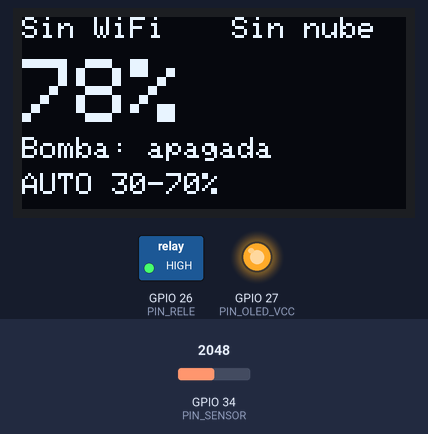
A sketch run on a simulated ESP32. On the bench: 128×64 one-colour display, switched loads named in the sketch (green lamp = pin HIGH), output pins drawn as LEDs (lit = HIGH). The test bench sets the inputs (shaded band); at power-on: GPIO 34 (PIN_SENSOR) = 2048. WiFi joins after 1.5 s; servers stay silent unless stated; EEPROM starts erased; no MQTT or app messages arrive unless stated; pins used as bus, display or sensor lines are not drawn; what the sketch prints to the serial monitor is not drawn.

Above: at 1.3 s.
1.4 s: GPIO 34 (PIN_SENSOR) set to 3255
At 3.1 s:
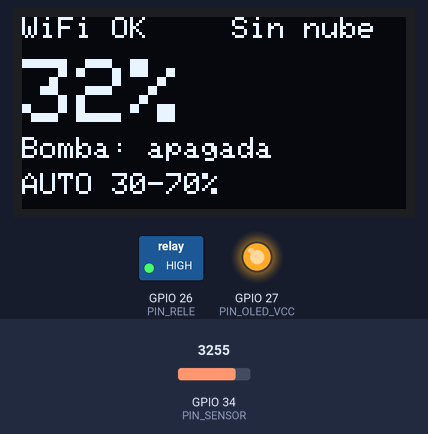
3.6 s: GPIO 34 (PIN_SENSOR) set to 3353
At 4.7 s:
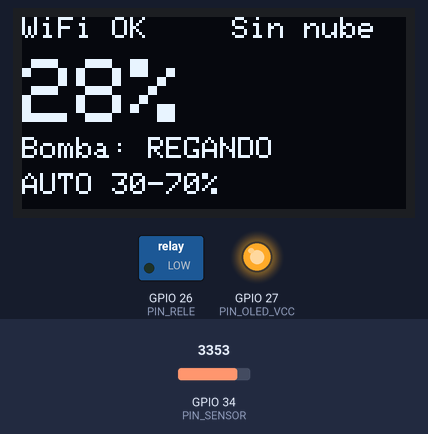
5.6 s: GPIO 34 (PIN_SENSOR) set to 2301
At 7.3 s:
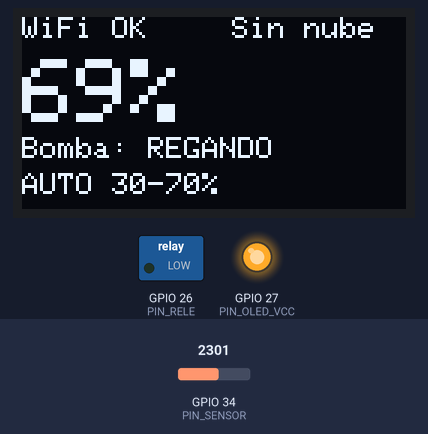
7.6 s: GPIO 34 (PIN_SENSOR) set to 2187
At 10.5 s:
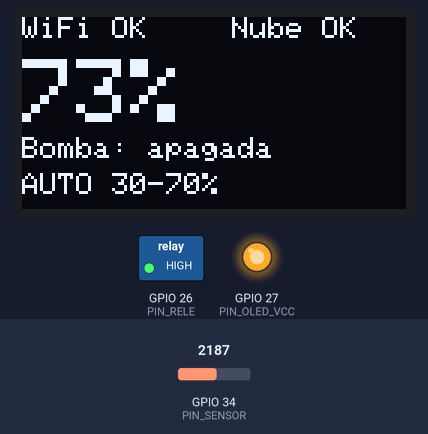
10.6 s: GPIO 34 (PIN_SENSOR) set to 3603
At 11.9 s:
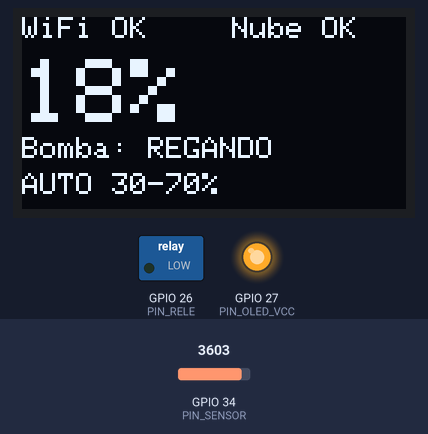
12.6 s: GPIO 34 (PIN_SENSOR) set to 360
At 14.6 s:
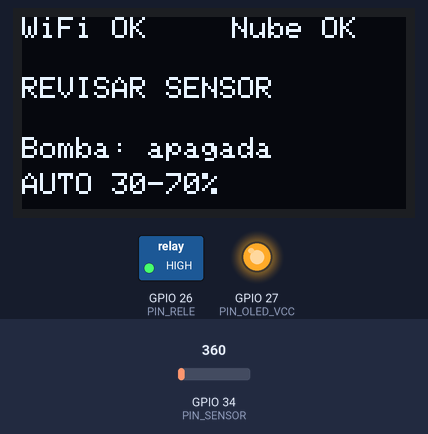
Timing chart, 0 to 15.6 s (numbered marks = the images above; inputs shaded):
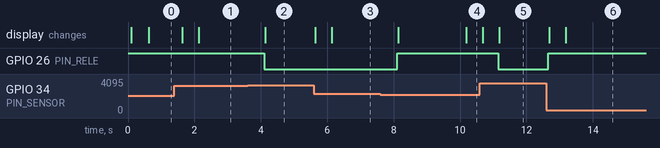

The sketch:

smart_garden_esp32.ino
```cpp
/*
  Smart Garden - Firmware ESP32 (riego local + WiFi + MQTT)

  Conexiones (las mismas que ya funcionan):
  - Sensor MH:  AO -> GPIO34, VCC -> GPIO25, GND -> GND, DO sin conectar
  - Relé:       IN -> GPIO26, VCC -> 3V3, GND -> GND
  - OLED:       VCC -> GPIO27, GND -> GND, SDA -> GPIO21, SCL -> GPIO22

  Librerías: Adafruit SSD1306, Adafruit GFX, PubSubClient, ArduinoJson (v7)
*/

#include <WiFi.h>
#include <PubSubClient.h>
#include <ArduinoJson.h>
#include <Preferences.h>
#include <Wire.h>
#include <Adafruit_GFX.h>
#include <Adafruit_SSD1306.h>

// ================== CONFIGURA ESTO ==================
const char* WIFI_SSID = "Tp link Jen";     // red de 2.4 GHz
const char* WIFI_PASS = "98394Mor*";
const char* MQTT_HOST = "192.168.0.224";          // IP de tu PC con Docker
const uint16_t MQTT_PORT = 1883;
const char* MQTT_USER = "";                      // vacío si Mosquitto es anónimo
const char* MQTT_PASS = "";
const char* DEVICE_ID = "esp32-huerta-01";
// ====================================================

const char* TOPIC_TELEMETRY = "smartgarden/esp32/telemetry";
const char* TOPIC_STATUS    = "smartgarden/esp32/status";
const char* TOPIC_COMMANDS  = "smartgarden/esp32/commands";

const int PIN_SENSOR     = 34;
const int PIN_RELE       = 26;
const int PIN_SENSOR_VCC = 25;
const int PIN_OLED_VCC   = 27;

// Calibración del sensor (ajústala)
const int VALOR_SECO   = 4095;
const int VALOR_MOJADO = 1500;
const int CRUDO_MINIMO_VALIDO = 400;

const int HUMEDAD_CRITICA = 15;
const unsigned long MANUAL_MAX_SEG   = 120;
const unsigned long LECTURA_MS       = 500;   // lee el sensor 2 veces por segundo
const unsigned long TELEMETRIA_MS    = 1000;  // latido cada segundo: el panel va en tiempo real
const unsigned long RECONEXION_MS    = 10000;

const bool RELE_ACTIVO_EN_BAJO = true;

Adafruit_SSD1306 pantalla(128, 64, &Wire, -1);
WiFiClient wifiClient;
PubSubClient mqtt(wifiClient);
Preferences prefs;

String modo = "AUTO";
int umbralMin = 30;
int umbralMax = 70;
bool pausaLluvia = false;

bool regando = false;
int crudo = 0;
int humedad = 0;
bool sensorOk = false;
unsigned long manualInicio = 0;
unsigned long manualDuracionMs = 0;
unsigned long ultimaLectura = 0;
unsigned long ultimaTelemetria = 0;
unsigned long ultimoIntentoMqtt = 0;
int ultimaHumedadEnviada = -1;
bool ultimoSensorOkEnviado = false;

void escribirRele(bool encender) {
  pinMode(PIN_RELE, OUTPUT);
  if (RELE_ACTIVO_EN_BAJO) digitalWrite(PIN_RELE, encender ? LOW : HIGH);
  else                     digitalWrite(PIN_RELE, encender ? HIGH : LOW);
}

void publicarTelemetria();

void bomba(bool encender) {
  if (encender == regando) return;
  regando = encender;
  escribirRele(encender);
  Serial.printf("Bomba %s\n", encender ? "ENCENDIDA" : "APAGADA");
  publicarTelemetria();
}

void leerSensor() {
  long suma = 0;
  for (int i = 0; i < 20; i++) {
    suma += analogRead(PIN_SENSOR);
    delay(5);
  }
  crudo = suma / 20;
  sensorOk = crudo >= CRUDO_MINIMO_VALIDO;
  humedad = constrain(map(crudo, VALOR_SECO, VALOR_MOJADO, 0, 100), 0, 100);
}

void cargarConfig() {
  prefs.begin("garden", true);
  modo        = prefs.getString("modo", "AUTO");
  umbralMin   = prefs.getInt("min", 30);
  umbralMax   = prefs.getInt("max", 70);
  pausaLluvia = prefs.getBool("lluvia", false);
  prefs.end();
}

void guardarConfig() {
  prefs.begin("garden", false);
  prefs.putString("modo", modo);
  prefs.putInt("min", umbralMin);
  prefs.putInt("max", umbralMax);
  prefs.putBool("lluvia", pausaLluvia);
  prefs.end();
}

void aplicarConfig(JsonDocument& doc) {
  String nuevoModo = doc["mode"] | modo;
  int nuevoMin     = doc["minMoisture"] | umbralMin;
  int nuevoMax     = doc["maxMoisture"] | umbralMax;
  bool nuevaPausa  = doc["rainPause"] | pausaLluvia;

  bool modoValido = nuevoModo == "AUTO" || nuevoModo == "MANUAL" || nuevoModo == "AI";
  bool rangoValido = nuevoMin >= 0 && nuevoMax <= 100 && (nuevoMax - nuevoMin) >= 10;
  if (!modoValido || !rangoValido) {
    Serial.println("CONFIG inválida, se ignora");
    return;
  }

  bool cambioModo = nuevoModo != modo;
  modo = nuevoModo;
  umbralMin = nuevoMin;
  umbralMax = nuevoMax;
  pausaLluvia = nuevaPausa;
  guardarConfig();
  Serial.printf("CONFIG: modo=%s min=%d max=%d lluvia=%d\n",
                modo.c_str(), umbralMin, umbralMax, pausaLluvia);

  if (cambioModo) {
    manualDuracionMs = 0;
    bomba(false);
  }
}

void aplicarBomba(JsonDocument& doc) {
  if (modo != "MANUAL") {
    Serial.println("PUMP ignorado: no está en modo MANUAL");
    return;
  }
  String accion = doc["action"] | "";
  if (accion == "ON") {
    unsigned long seg = doc["durationSec"] | 30;
    seg = constrain(seg, 1UL, MANUAL_MAX_SEG);
    manualInicio = millis();
    manualDuracionMs = seg * 1000UL;
    bomba(true);
  } else if (accion == "OFF") {
    manualDuracionMs = 0;
    bomba(false);
  }
}

void alRecibirMensaje(char* topic, byte* payload, unsigned int largo) {
  JsonDocument doc;
  if (deserializeJson(doc, payload, largo)) {
    Serial.println("Mensaje MQTT no es JSON válido");
    return;
  }
  String tipo = doc["type"] | "";
  if (tipo == "CONFIG")    aplicarConfig(doc);
  else if (tipo == "PUMP") aplicarBomba(doc);
}

bool wifiConectadoAntes = false;

void mantenerConexion() {
  bool wifiOk = WiFi.status() == WL_CONNECTED;
  if (wifiOk != wifiConectadoAntes) {
    wifiConectadoAntes = wifiOk;
    if (wifiOk) Serial.printf("WiFi conectado. IP del ESP32: %s\n", WiFi.localIP().toString().c_str());
    else        Serial.println("WiFi desconectado, reintentando...");
  }
  if (!wifiOk) return;
  if (mqtt.connected()) return;
  if (millis() - ultimoIntentoMqtt < RECONEXION_MS) return;
  ultimoIntentoMqtt = millis();

  Serial.print("Conectando a MQTT... ");
  const char* user = strlen(MQTT_USER) ? MQTT_USER : nullptr;
  const char* pass = strlen(MQTT_PASS) ? MQTT_PASS : nullptr;
  if (mqtt.connect(DEVICE_ID, user, pass, TOPIC_STATUS, 1, true, "offline")) {
    Serial.println("OK");
    mqtt.publish(TOPIC_STATUS, "online", true);
    mqtt.subscribe(TOPIC_COMMANDS, 1);
    publicarTelemetria();
  } else {
    Serial.printf("falló (estado %d)\n", mqtt.state());
  }
}

void publicarTelemetria() {
  if (!mqtt.connected()) return;
  JsonDocument doc;
  doc["deviceId"]    = DEVICE_ID;
  doc["raw"]         = crudo;
  doc["moisture"]    = humedad;
  doc["pumpOn"]      = regando;
  doc["sensorOk"]    = sensorOk;
  doc["mode"]        = modo;
  doc["minMoisture"] = umbralMin;
  doc["maxMoisture"] = umbralMax;
  doc["rainPause"]   = pausaLluvia;
  doc["uptimeMs"]    = millis();

  char buffer[384];
  size_t n = serializeJson(doc, buffer, sizeof(buffer));
  mqtt.publish(TOPIC_TELEMETRY, (const uint8_t*)buffer, n, false);
  ultimaTelemetria = millis();
  ultimaHumedadEnviada = humedad;
  ultimoSensorOkEnviado = sensorOk;
}

void controlarRiego() {
  if (!sensorOk) {
    bomba(false);
    return;
  }
  if (modo == "MANUAL") {
    if (regando && millis() - manualInicio >= manualDuracionMs) bomba(false);
    return;
  }
  bool puedeIniciar = !pausaLluvia || humedad < HUMEDAD_CRITICA;
  if (!regando && humedad < umbralMin && puedeIniciar) bomba(true);
  else if (regando && humedad > umbralMax)             bomba(false);
}

void mostrar() {
  pantalla.clearDisplay();
  pantalla.setTextColor(SSD1306_WHITE);
  pantalla.setTextSize(1);

  pantalla.setCursor(0, 0);
  pantalla.print(WiFi.status() == WL_CONNECTED ? "WiFi OK" : "Sin WiFi");
  pantalla.setCursor(70, 0);
  pantalla.print(mqtt.connected() ? "Nube OK" : "Sin nube");

  if (sensorOk) {
    pantalla.setTextSize(3);
    pantalla.setCursor(0, 14);
    pantalla.print(humedad);
    pantalla.print("%");
  } else {
    pantalla.setCursor(0, 20);
    pantalla.print("REVISAR SENSOR");
  }

  pantalla.setTextSize(1);
  pantalla.setCursor(0, 40);
  pantalla.print("Bomba: ");
  pantalla.print(regando ? "REGANDO" : "apagada");

  pantalla.setCursor(0, 52);
  pantalla.printf("%s %d-%d%%", modo.c_str(), umbralMin, umbralMax);
  if (pausaLluvia) pantalla.print(" lluvia");

  pantalla.display();
}

void setup() {
  Serial.begin(115200);

  escribirRele(false);

  pinMode(PIN_SENSOR_VCC, OUTPUT);
  digitalWrite(PIN_SENSOR_VCC, HIGH);
  pinMode(PIN_OLED_VCC, OUTPUT);
  digitalWrite(PIN_OLED_VCC, HIGH);
  delay(100);

  analogSetAttenuation(ADC_11db);

  if (!pantalla.begin(SSD1306_SWITCHCAPVCC, 0x3C)) {
    Serial.println("No se encontró la pantalla OLED");
  }

  cargarConfig();
  Serial.printf("Config guardada: modo=%s min=%d max=%d\n",
                modo.c_str(), umbralMin, umbralMax);

  WiFi.mode(WIFI_STA);
  WiFi.setAutoReconnect(true);
  WiFi.begin(WIFI_SSID, WIFI_PASS);

  mqtt.setServer(MQTT_HOST, MQTT_PORT);
  mqtt.setCallback(alRecibirMensaje);
  mqtt.setBufferSize(512);
  mqtt.setKeepAlive(15);
  mqtt.setSocketTimeout(5);
}

void loop() {
  mantenerConexion();
  mqtt.loop();

  if (millis() - ultimaLectura >= LECTURA_MS) {
    ultimaLectura = millis();
    leerSensor();
    controlarRiego();
    mostrar();

    // Tiempo real: si la humedad cambió, se envía de inmediato
    if (humedad != ultimaHumedadEnviada || sensorOk != ultimoSensorOkEnviado) {
      publicarTelemetria();
    }
  }

  if (millis() - ultimaTelemetria >= TELEMETRIA_MS) {
    publicarTelemetria();
    if (!mqtt.connected()) ultimaTelemetria = millis();
  }
}
```

Measured:
- the behaviour switches between 3316 and 3317 on GPIO 34 (PIN_SENSOR) (found by bisection; images 1 and 2)
- the behaviour switches between 2253 and 2252 on GPIO 34 (PIN_SENSOR) (found by bisection; images 3 and 4)
- after the input at 1.4 s, the display: first changes after 0.23 s (image 1 shows a later state)
- after the input at 3.6 s, GPIO 26 (PIN_RELE): HIGH → LOW after 0.51 s; the display: changes after 0.53 s (image 2)
- after the input at 5.6 s, the display: first changes at once (image 3 shows a later state)
- after the input at 7.6 s, GPIO 26 (PIN_RELE): LOW → HIGH after 0.51 s; the display: first changes after 0.54 s (image 4 shows a later state)
- after the input at 10.6 s, GPIO 26 (PIN_RELE): HIGH → LOW after 0.56 s; the display: first changes after 0.08 s (image 5 shows a later state)
- after the input at 12.6 s, GPIO 26 (PIN_RELE): LOW → HIGH after 0.06 s; the display: first changes after 0.08 s (image 6 shows a later state)
